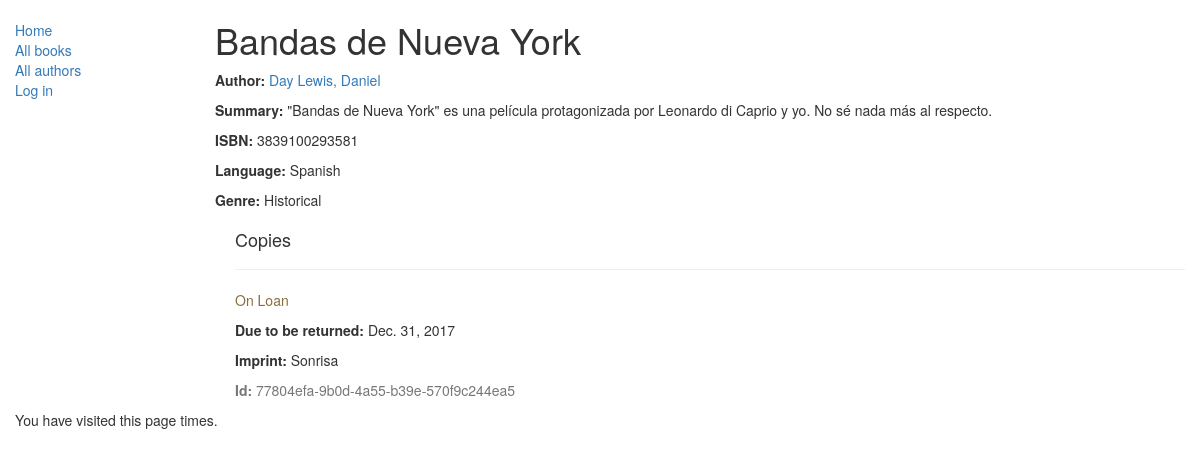
/catalog/book/4, run on an earlier commit of the app's database.
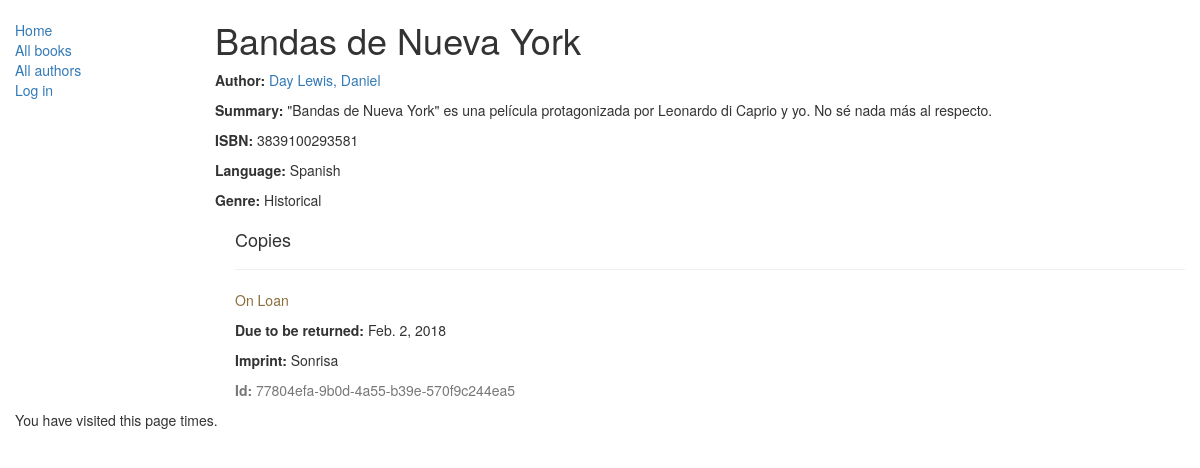
And on a later commit of the database.
### catalog/models.py (models this page shows, shortened)
class BookInstance(models.Model):
    id = models.UUIDField(primary_key=True, default=uuid.uuid4, help_text="Unique ID for this book across the whole library")
    book = models.ForeignKey(Book, on_delete=models.SET_NULL, null=True)
    imprint = models.CharField(max_length=200)
    due_back = models.DateField(null=True, blank=True)
    LOAN_STATUS = (
        ('m', 'Maintenance'),
        ('o', 'On Loan'),
        ('a', 'Available'),
        ('r', 'Reserved'),
        ('p', 'Between Matter Phases'),
        ('x', 'Trapped in Dimension X'),
        ('k', 'Not Yet Provided By The Free Market')
    )
    status = models.CharField(max_length=1, choices=LOAN_STATUS, blank=True, default='m', help_text='Book availability')
    borrower = models.ForeignKey(User, on_delete=models.SET_NULL, null=True, blank=True)
    class Meta:
        ordering = ['due_back']
        permissions = (("can_mark_returned", "Set book as returned"),("can_renew", "Renew book due date"))

### catalog/views.py (the view)
# urls.py: url(r'^book/(?P<pk>\d+)$', views.BookDetailView.as_view(), name='book-detail'),
class BookDetailView(generic.DetailView):
    model = Book # shorthand for queryset = Book.objects.all()
    paginate_by = 10

### catalog/models.py (called while the page is built)
    def __str__(self):
        return self.name

    def __str__(self):
        return self.name

    def get_absolute_url(self):
        return reverse('author-detail', args=[str(self.id)])

    def __str__(self):
        return '%s, %s' % (self.last_name, self.first_name)

### catalog/templates/catalog/book_detail.html (shortened to what this page needs)
{% extends "base_generic.html" %}
{% block content %}
    <h1>{{ book.title }}</h1>
    <p><strong>Author:</strong> <a href="{{ book.author.get_absolute_url }}">{{ book.author }}</a></p>
    <p><strong>Summary:</strong> {{ book.summary }}</p>
    <p><strong>ISBN:</strong> {{ book.isbn }}</p>
    <p><strong>Language:</strong> {{ book.language }}</p>
    <p><strong>Genre:</strong> {% for genre in book.genre.all %}{{ genre }}{% if not forloop.last %}, {% endif %}{% endfor %}</p>
    <div style="margin-left:20px;margin-top:20px">
        <h4>Copies</h4>
        {% if book.bookinstance_set.all %}
            {% for copy in book.bookinstance_set.all %}
            <hr>
            <p class="{% if copy.status == 'a' %}text-success{% elif copy.status == 'm' %}text-danger{% else %}text-warning{% endif %}">{{ copy.get_status_display }}</p>
            {% if copy.status != 'a' %}<p><strong>Due to be returned:</strong> {{ copy.due_back }}</p>{% endif %}
            <p><strong>Imprint:</strong> {{ copy.imprint }}</p>
            <p class="text-muted"><strong>Id:</strong> {{ copy.id }}</p>
            {% endfor %}
        {% else %}
            <p>There are no copies of this book in the library...</p>
        {% endif %}
    </div>
{% endblock %}

What changed in the data, as far as the page shows it:
changed BookInstance "On Loan": due_back "Dec. 31, 2017" → "Feb. 2, 2018"
